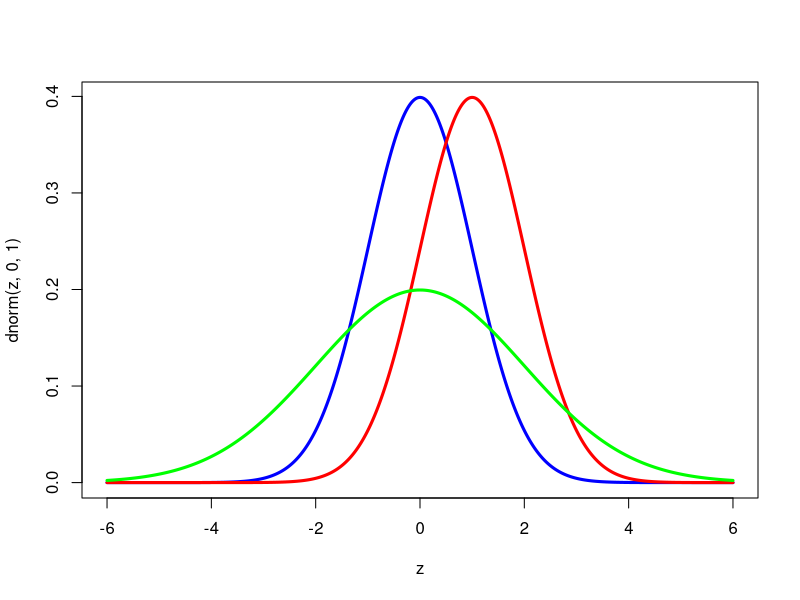
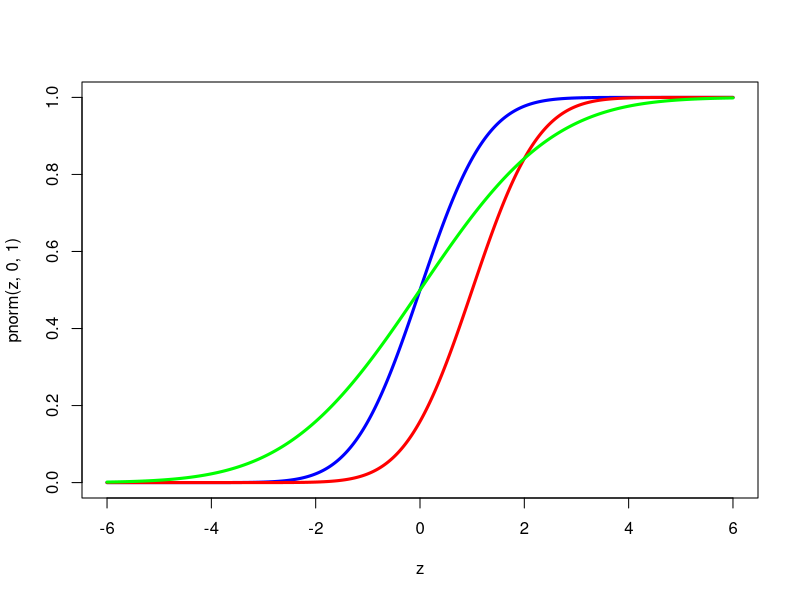
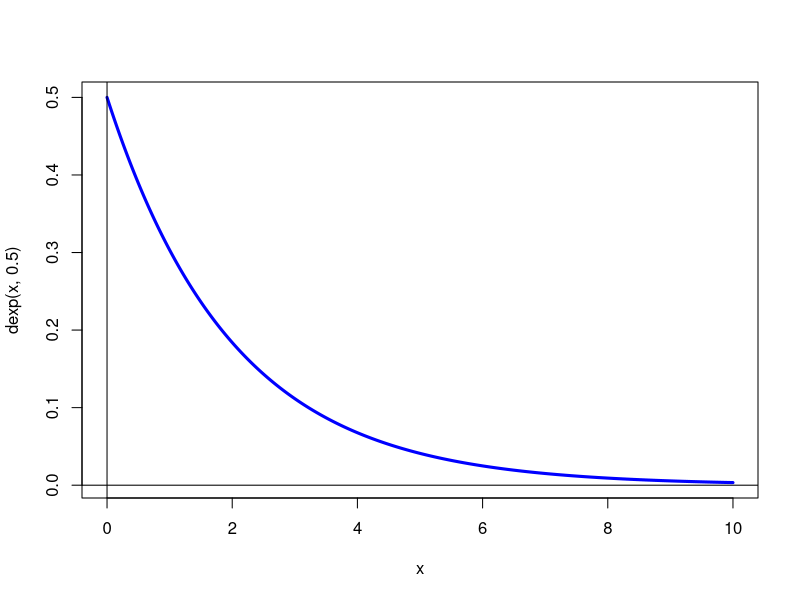
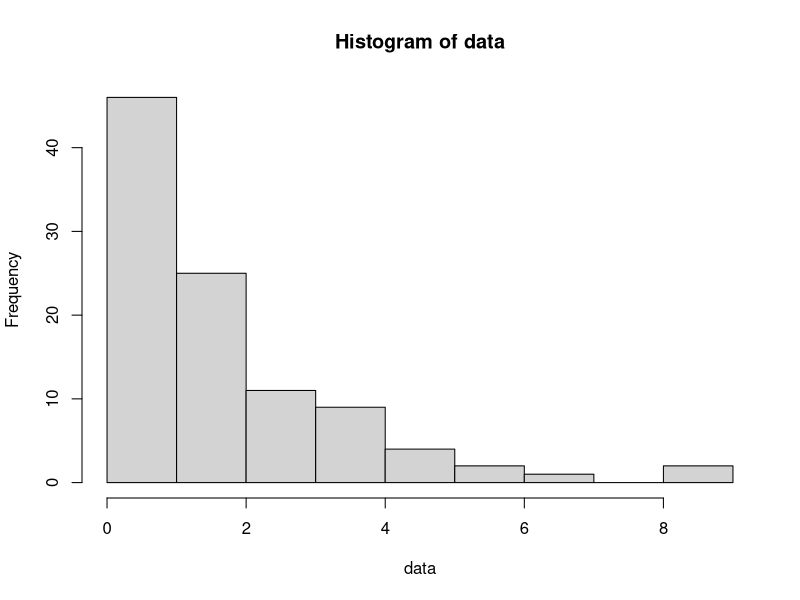
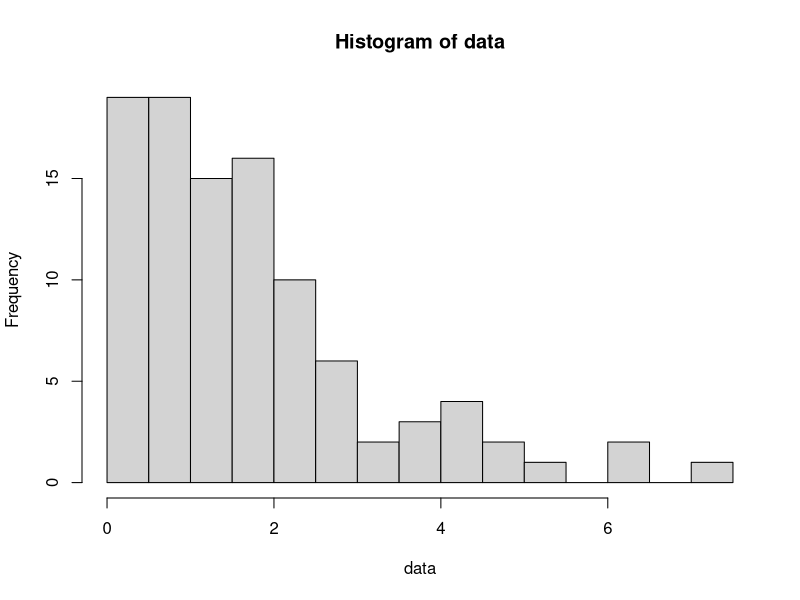
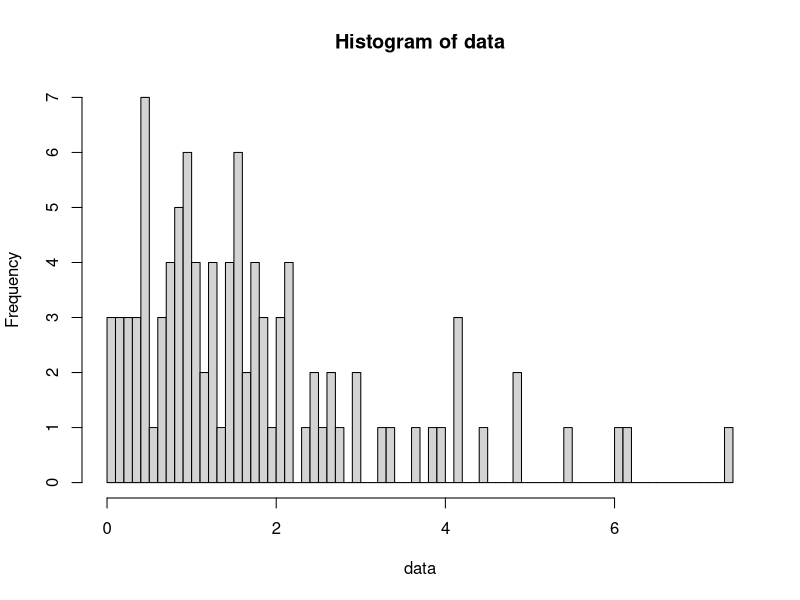
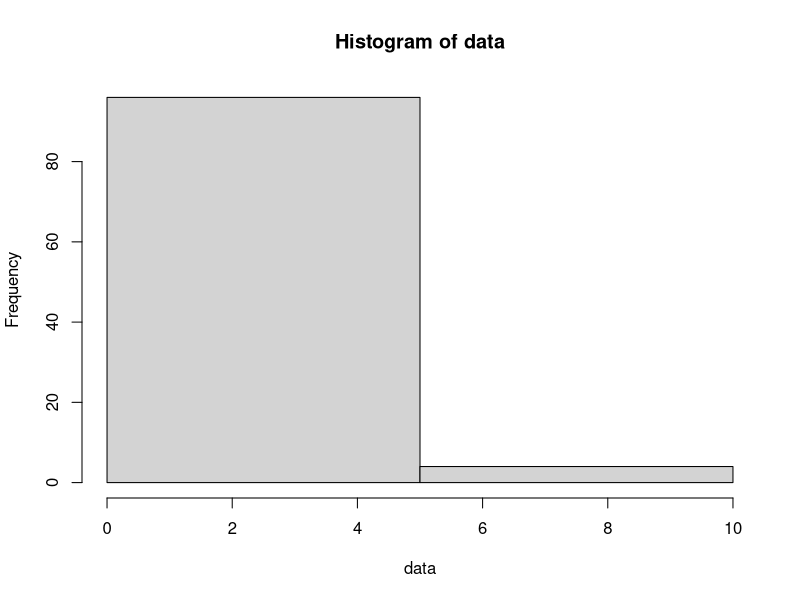
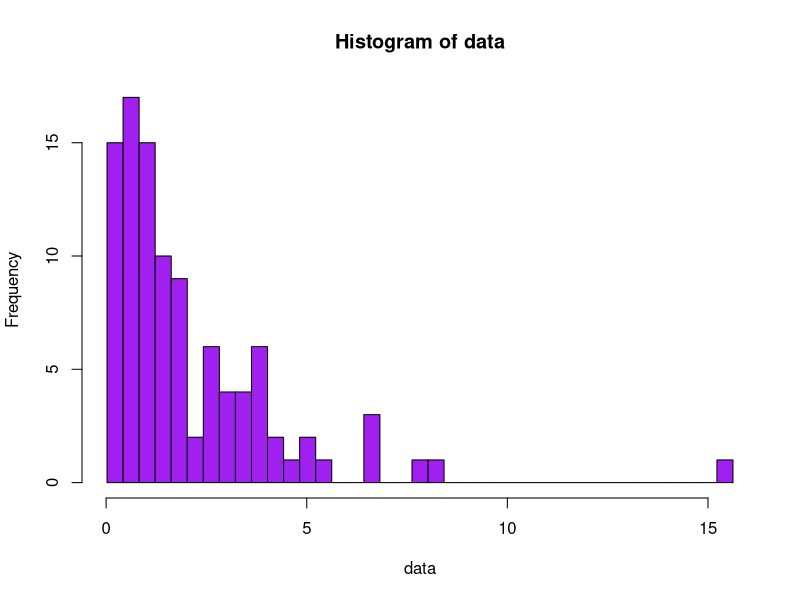

The R source for these figures, in order:
# rnorm, dnorm, pnorm, qnorm

#rnorm generates random values
# rnorm(n, mu, sigma) gives us n random values from Norm(mu, sigma^2)
rnorm(5,0,1)
# Test the .68, .95 rules
x = rnorm(10000,0,1)
mean(abs(x) < 1)
mean(abs(x) < 2)

#dnorm is the pdf it gives the values of the density at x
x = 0
dnorm(x,0,1)
x = c(0,.2,.4,.6,.8,1.0)
dnorm(x,0,1)
dnorm(x,0,2)
#Plot the standard normal density
z = seq(-6,6,.01)  #sequence from -6 to 6 in steps of .1
plot(z,dnorm(z,0,1), type='l', col='blue', lwd=3)
#add some other densities
lines(z,dnorm(z,1,1), col='red', lwd=3)
lines(z,dnorm(z,0,2), col='green', lwd=3)

#pnorm is the cdf
x = 0
pnorm(x,0,1)
x = c(0,.2,.4,.6,.8,1.0)
pnorm(x,0,1)
pnorm(x,0,2)
#Plot the standard normal cdf
z = seq(-6,6,.01)  #sequence from -6 to 6 in steps of .1
plot(z,pnorm(z,0,1), type='l', col='blue', lwd=3)
#add some other cdf's
lines(z,pnorm(z,1,1), col='red', lwd=3)
lines(z,pnorm(z,0,2), col='green', lwd=3)

#qnorm is the inverse of the cdf it takes a probability and produces a value
#a = qnorm(p, 0,1)  <==> P(Z<a) = p <===> p = pnorm(a,0,1)
qnorm(.5,0,1)
p = pnorm(.351,0,1)
p
a = qnorm(p,0,1)
a

#There is also runif(x,a,b) and rexp(x, lambda)
#plot the pdf of exponential(.5)
x = seq(0,10,.01)
plot(x,dexp(x,.5), type='l', col='blue', lwd=3)
abline(v=0)
abline(h=0)

#Histograms
data = rexp(100,.5)
hist(data)

#controlling the number of bins
#breaks = a single number gives the number of bins 
#(actually this just 'suggests' the number of bins. I'm not sure how R chooses the exact number)
data = rexp(100,.5)
hist(data, breaks=12)
hist(data, breaks=100)
hist(data, breaks=2)

#breaks = a vector gives the edges of each bin
data = rexp(100,.5)
binwidth = .4
bins = seq(min(data), max(data)+binwidth, binwidth)
hist(data, breaks=bins, col='purple')

#By default you get a frequency histogram. 
#To get a density you set freq=FALSE
data = rexp(100,.5)
binwidth = .4
bins = seq(min(data), max(data)+binwidth, binwidth)
hist(data, breaks=bins, col='purple', freq=FALSE)

#With enough data the densitiy histogram should look like the pdf
lambda = .5
data = rexp(10000,lambda)
binwidth = .3
bins = seq(min(data), max(data)+binwidth, binwidth)
hist(data, breaks=bins, col='green', freq=FALSE)
x = seq(0,max(data)+1,.01)
lines(x,dexp(x,lambda), col='purple', lwd=4)

